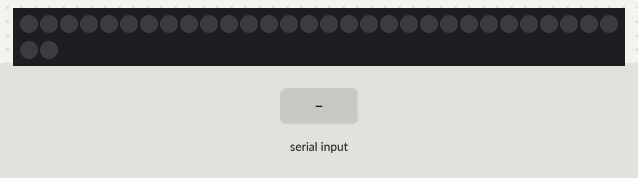
The sketch below on a simulated ATtiny85, built with avr-gcc and run on an emulated ATtiny85. Parts: 32 RGB LEDs in strip order, left to right, continuing on the next row. The test bench sets the inputs (shaded band).

Above: at 1.2 s.
1.3 s: "90,45\n" received over Serial
At 4.6 s:
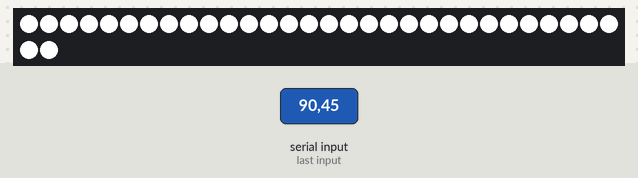
5.7 s: "0\n" received over Serial
At 7.03 s:
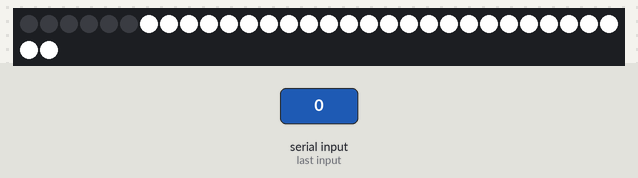
8.2 s: "30,150\n" received over Serial
At 10.05 s:
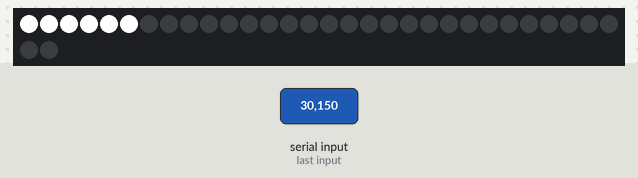

Measured:
- after the input at 1.3 s, the LEDs: first change after 1.0 s (image 1 shows a later state)
- after the input at 5.7 s, the LEDs: first change after 1.0 s (image 2 shows a later state)

The sketch:

light.ino
```cpp
#include "LPD8806.h"
#include "SPI.h" // Comment out this line if using Trinket or Gemma
#ifdef __AVR_ATtiny85__
 #include <avr/power.h>
#endif

// Number of RGB LEDs in strand:
int nLEDs = 32;

// Chose 2 pins for output; can be any valid output pins:
int dataPin  = 2;
int clockPin = 3;
int message = 0;

// initialize the strip class
LPD8806 strip = LPD8806(nLEDs, dataPin, clockPin);

void setup() {
#if defined(__AVR_ATtiny85__) && (F_CPU == 16000000L)
  clock_prescale_set(clock_div_1); // Enable 16 MHz on Trinket
#endif
  // open up the serial port
  Serial.begin(9600);

  while (!Serial) {
    ; // wait for serial port to connect. Needed for native USB port only
  }

  // Start up the LED strip
  strip.begin();

  // Update the strip, to start they are all 'off'
  strip.show();
}

void loop() {
  if (Serial.available() > 0) {
		// read the incoming byte:
		String msgString = Serial.readString();
    message = msgString.toInt();

		// say what you got:
		// Serial.print("I received: " + message);

    if (message == 1) {
      // Fill the entire strip with white
      colorWipe(strip.Color(127,   127,   127), 50);
    } else if(message == 0) {
      // blank the entire strip
      colorWipe(strip.Color(0,   0,   0), 50);
    } else {
      // Serial.print("wat");
      colorWipe(strip.Color(127,   127,   127), 50);
    }
	}
}

// Fill the dots progressively along the strip.
void colorWipe(uint32_t c, uint8_t wait) {
  int i;

  for (i=0; i < strip.numPixels(); i++) {
      strip.setPixelColor(i, c);
      strip.show();
      delay(wait);
  }
}

/* Helper functions */

//Input a value 0 to 384 to get a color value.
//The colours are a transition r - g -b - back to r

uint32_t Wheel(uint16_t WheelPos)
{
  byte r, g, b;
  switch(WheelPos / 128)
  {
    case 0:
      r = 127 - WheelPos % 128;   //Red down
      g = WheelPos % 128;      // Green up
      b = 0;                  //blue off
      break;
    case 1:
      g = 127 - WheelPos % 128;  //green down
      b = WheelPos % 128;      //blue up
      r = 0;                  //red off
      break;
    case 2:
      b = 127 - WheelPos % 128;  //blue down
      r = WheelPos % 128;      //red up
      g = 0;                  //green off
      break;
  }
  return(strip.Color(r,g,b));
}
```
